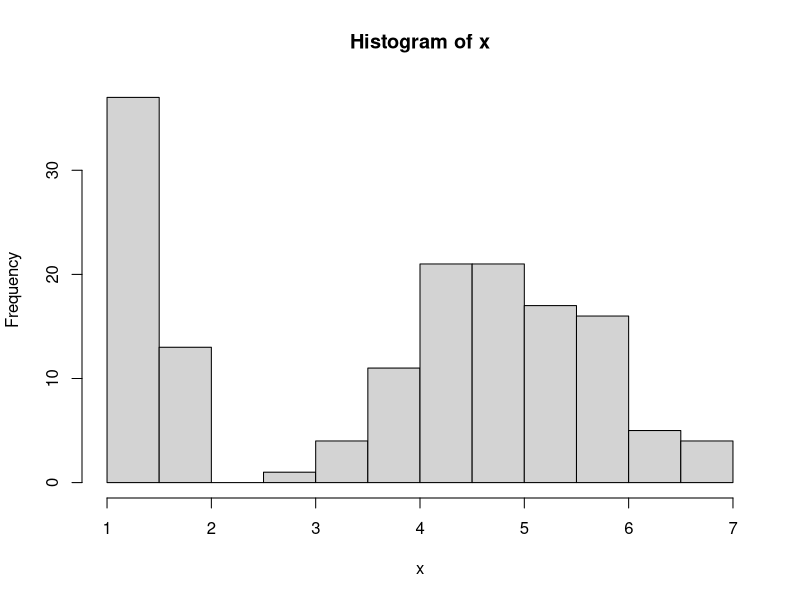
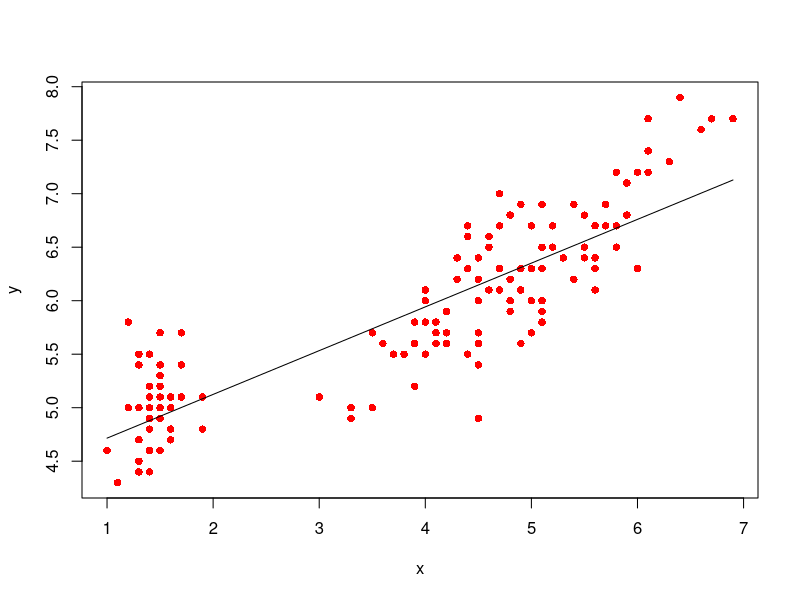

These charts were generated, in order, by the following R code:
#Codigo para problema 2
mis_dades <- iris

#Calcular la recta lineal entre Sepal.Lenght = m*Petal.Length + b
#Calculo de m:
x <- mis_dades$Petal.Length
y <- mis_dades$Sepal.Length
mean(x)
mean(y)
sd(x)
hist(x)

m <- sum((x-mean(x))*(y-mean(y)))/sum((x-mean(x))^2)
m

#Calculo de b:
b <- mean(y)-m*mean(x)
b

#Predición cuando Petal.Length = 1.5 (El valor esperado en ese punto):
m*1.5+b

#Forma rápida de encontrar la recra LINEAL:
mod <- lm(y~x)
summary(mod)
data.frame(x=1.5)
predict(mod, data.frame(x=1.5))

#Predecir el valor esperado para cada valor de x:
data.frame(x=x)
ypred <- predict(mod, data.frame(x=x))

#Graficar la recta en la gráfica y VS x:
plot(x,y, col="red",pch=16)
lines(x,ypred)

#Calcular R^2 (que tan buena es la capacidad predictiva del modelo):
Resc <- sum((ypred-mean(y))^2)/sum((y-mean(y))^2)
Resc